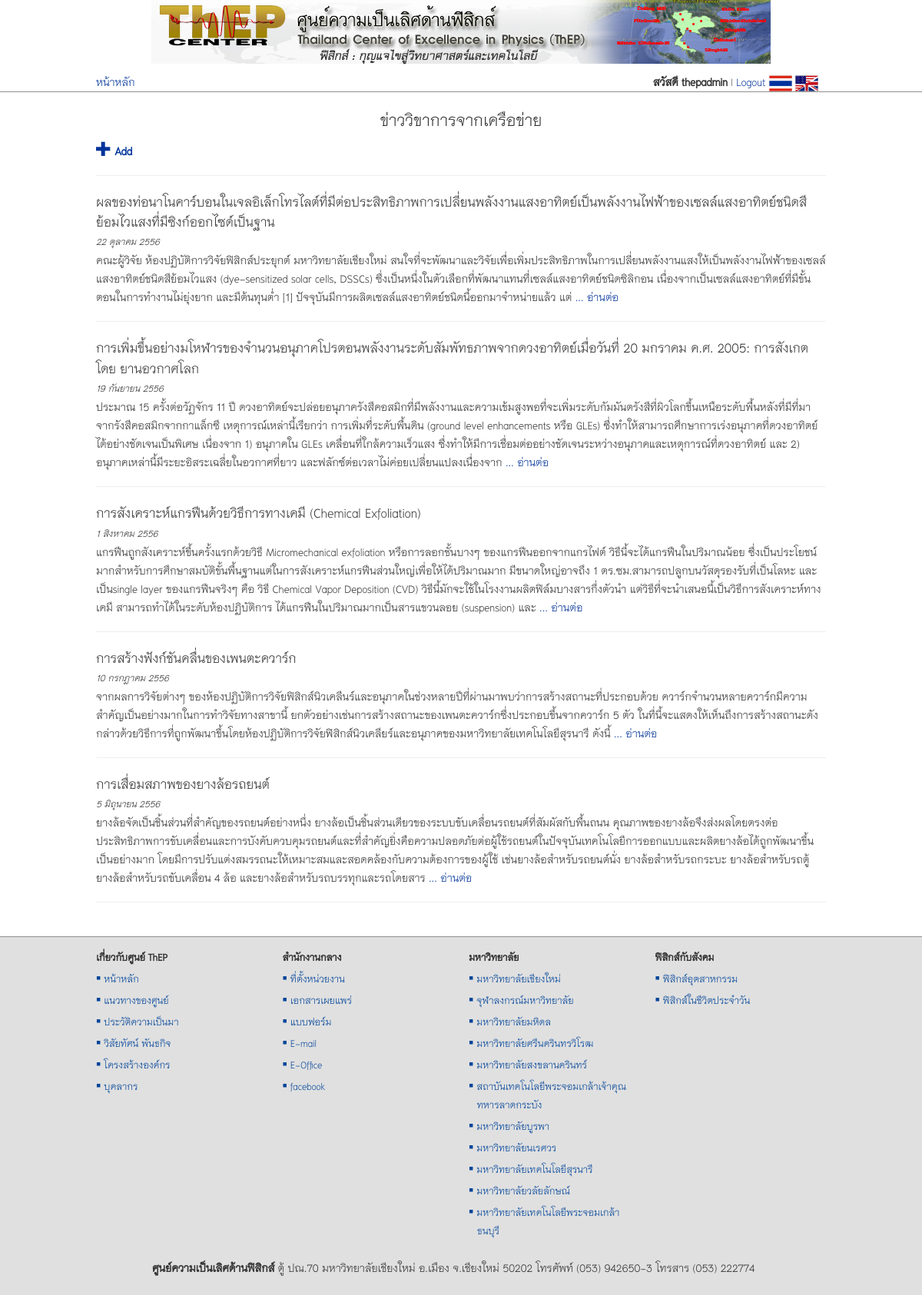
Screenshot of /views/network-academic-news.php (signed in) with the database file from the repository.
### tables this page shows
CREATE TABLE `tb_news` (
  `id` int(11) NOT NULL auto_increment,
  `type` varchar(255) NOT NULL,
  `title` varchar(255) NOT NULL,
  `title_en` varchar(255) NOT NULL,
  `date` varchar(255) NOT NULL,
  `featured_img` varchar(255) NOT NULL,
  `content_short` text NOT NULL,
  `content_short_en` text NOT NULL,
  `content_long` text NOT NULL,
  `content_long_en` text NOT NULL,
  `new` char(1) NOT NULL,
  `picture` varchar(255) NOT NULL,
  `gallery_id` varchar(255) NOT NULL,
  `modified` varchar(255) NOT NULL,
  PRIMARY KEY  (`id`)
);

### src/views/network-academic-news.php (the view, shortened to what this page needs)
<?php
$news_type = 'network-academic';
?>
<link href="../plugins/jqueryui/jquery-ui-1.10.3/themes/base/jquery-ui.css" rel="stylesheet" />
</head>
<body>
    <div class="container">
        <div id="show-news" class="row">
            <?php
            if (isset($_GET['news_id'])) {
                $news_id = $_GET['news_id'];
                $sql = "SELECT * FROM tb_news WHERE id = '$news_id';";
                $result = mysql_query($sql);
                $p = mysql_fetch_array($result);
                if ($p['type'] != 'network-academic') {
                    echo '
                    <script>
                        window.location = "network-academic-news.php";
                    </script>
                    ';
                }
                ?>
                <div class="col-sm-9 col-md-9">
                    <?php
                    echo '
                            <div id="news-' . $p['id'] . '">
                                ';
                    $admin_txt = '
                                <p>
                                    <a id="edit-news" style="cursor: pointer; font-weight: bold;"><span class="glyphicon glyphicon-wrench"></span> Edit</a>
                                </p>
                            ';
                    admin($admin_txt);
                    echo '
                                <h2>' . htmlspecialchars_decode($p['title']) . '</h2>
                                <p><small><em>' . thai_date($p['date']) . '</small></em></p>
                                ' . htmlspecialchars_decode($p['content_long']) . '
                            </div>
                      ';
                    ?>
                    <script>
                        $(function() {
                            $('#edit-news').click(function() {
                                $(document).ajaxStart(function() {
                                    $('#show-news').html("<div class=\"span12 text-center\" ><img src='../images/demo_wait.gif' /></div>");
                                });
                                $.get("<?php controll('edit-network-news'); ?>", {edit_news: "<?php echo $p['id']; ?>"},
                                function(data) {
                                    $('#show-news').html(data);
                                }
                                );
                            });
                        });
                    </script>
                </div>
                <div class="col-sm-3 col-md-3">
                    <h3 class="text-center">ข่าววิชาการฯ ย้อนหลัง</h3>
                    <?php
                    $sql_etc = "SELECT * FROM tb_news
                        WHERE type = 'network-academic'
                        ORDER BY date DESC
                        LIMIT 4;";
                    $re_etc = mysql_query($sql_etc);
                    while ($etc = mysql_fetch_array($re_etc)) {
                        echo '
                    <p><a href="' . $etc['type'] . '-news.php?news_id=' . $etc['id'] . '">' . htmlspecialchars_decode($etc['title']) . '</a></p>
                    <hr>
                    ';
                    }
                    ?>
                    <p><a class="all-title" href="network-academic-news.php"><em>หัวข้อข่าวทั้งหมด</em></a></p>
                </div>
                <?php
            } else {
                ?>
                <div class="col-sm-12 col-md-12">
                    <h2 class="text-center">ข่าววิขาการจากเครือข่าย</h2>
                    <?php
                    $admin_txt = '
                <p>
                    <a id="add-news" style="cursor: pointer; font-weight: bold;"><span class="glyphicon glyphicon-plus"></span> Add</a>
                </p>
                <hr>
                <script>
                        $(function() {
                            $("#add-news").click(function() {
                                $(document).ajaxStart(function() {
                                    $("#show-news").html("<div class=\"span12 text-center\" ><img src=\"../images/demo_wait.gif\"></div>");
                                });
                                $.get("' . controller('add-news') . '", {add_news: "' . $news_type . '"},
                                function(data) {
                                    $("#show-news").html(data);
                                }
                                );
                            });
                        });
                </script>
                            ';
                    $sql = "SELECT * FROM tb_news WHERE type = 'network-academic' ORDER BY date DESC;";
                    $result = mysql_query($sql);
                    $num_news = mysql_num_rows($result);
                    if ($num_news > 0) {
                        while ($p = mysql_fetch_array($result)) {
                            echo '
                            <div id="news-' . $p['id'] . '">
                                <h3 style="display: inline;"><a onclick="window.location=\'?news_id=' . $p['id'] . '\';" style="cursor: pointer;">' . htmlspecialchars_decode($p['title']) . '</a></h3>
                                <p><small><em>' . thai_date($p['date']) . '</em></small></p>
                                <p>' . $p['content_short'] . ' <a href="' . $p['type'] . '-news.php?news_id=' . $p['id'] . '">... อ่านต่อ</a></p>
                            </div>
                            <hr>
                            ';
                        }
                    } else {
                        echo '<h3 class="text-center">ขออภัย ไม่พบข้อมูล</h3>';
                    }
                    ?>
                </div>
                <?php
            }
            ?>
        </div>
    </div>
</body>
</html>

### src/themes/assets/css/docs.css (style rules this page uses)
body { position: relative; padding-top: 50px; }

### src/style/main.css (style rules this page uses)
body { margin: 0; padding: 0; width: 100%; background-color: #FFF; font-family: 'TH Niramit AS'; font-size: 20px; line-height: 24px; color: #333; }
h1, h2, h3, h4, h5, h6, .h1, .h2, .h3, .h4, .h5, .h6 { font-family: 'TH Niramit AS'; font-weight: 400; }
a { text-decoration: none; color: #003399; }
h1 a, h2 a, h3 a, h4 a, h5 a, h6 a, .h1 a, .h2 a, .h3 a, .h4 a, .h5 a, .h6 a { font-weight: 400; color: #333; }
h1, h2, h3 { margin-top: 10px; margin-bottom: 8px; }
p { margin: 0 }
.col-xs-1, .col-xs-2, .col-xs-3, .col-xs-4, .col-xs-5, .col-xs-6, .col-xs-7, .col-xs-8, .col-xs-9, .col-xs-10, .col-xs-11, .col-xs-12, .col-sm-1, .col-sm-2, .col-sm-3, .col-sm-4, .col-sm-5, .col-sm-6, .col-sm-7, .col-sm-8, .col-sm-9, .col-sm-10, .col-sm-11, .col-sm-12, .col-md-1, .col-md-2, .col-md-3, .col-md-4, .col-md-5, .col-md-6, .col-md-7, .col-md-8, .col-md-9, .col-md-10, .col-md-11, .col-md-12, .col-lg-1, .col-lg-2, .col-lg-3, .col-lg-4, .col-lg-5, .col-lg-6, .col-lg-7, .col-lg-8, .col-lg-9, .col-lg-10, .col-lg-11, .col-lg-12 { padding-top: 10px; padding-right: 10px; padding-left: 10px; }
@media (min-width: 1200px) { .container { max-width: 100%; } }
@media (min-width: 1200px) { .container > .row, footer > .row { width: 970px; margin: auto; } }

### rows the page displays
tb_news: title "ผลของท่อนาโนคาร์บอนในเจลอิเล็กโทรไลต์ที่มีต่อประสิทธิภาพการเปลี่ยนพลังงานแสงอาทิตย์เป็นพลังงานไฟฟ้าของเซลล์แสงอาทิตย์ชนิดสีย้อมไวแสงที่มีซิงก์ออกไซด์เป็นฐาน", date "22 ตุลาคม 2556", content_short "คณะผู้วิจัย ห้องปฏิบัติการวิจัยฟิสิกส์ประยุกต์ มหาวิทยาลัยเชียงใหม่ สนใจที่จะพัฒนาและวิจัยเพื่อเพิ่มประสิทธิภาพในการเปลี่ยนพลังงานแสงให้เป็นพลังงานไฟฟ้าของเซลล์แสงอาทิตย์ชนิดสีย้อมไวแสง (dye-sensitized solar cells, DSSCs) ซึ่งเป็นหนึ่งในตัวเลือกที่พัฒนาแทนที่เซลล์แสงอาทิตย์ชนิดซิลิกอน เนื่องจากเป็นเซลล์แสงอาทิตย์ที่มีขั้นตอนในการทำงานไม่ยุ่งยาก และมีต้นทุนต่ำ [1] ปัจจุบันมีการผลิตเซลล์แสงอาทิตย์ชนิดนี้ออกมาจำหน่ายแล้ว แต่"
tb_news: title "การเพิ่มขึ้นอย่างมโหฬารของจำนวนอนุภาคโปรตอนพลังงานระดับสัมพัทธภาพจากดวงอาทิตย์เมื่อวันที่ 20 มกราคม ค.ศ. 2005: การสังเกตโดย ยานอวกาศโลก", date "19 กันยายน 2556", content_short "ประมาณ 15 ครั้งต่อวัฏจักร 11 ปี ดวงอาทิตย์จะปล่อยอนุภาครังสีคอสมิกที่มีพลังงานและความเข้มสูงพอที่จะเพิ่มระดับกัมมันตรังสีที่ผิวโลกขึ้นเหนือระดับพื้นหลังที่มีที่มาจากรังสีคอสมิกจากกาแล็กซี เหตุการณ์เหล่านี้เรียกว่า การเพิ่มที่ระดับพื้นดิน (ground level enhancements หรือ GLEs) ซึ่งทำให้สามารถศึกษาการเร่งอนุภาคที่ดวงอาทิตย์ได้อย่างชัดเจนเป็นพิเศษ เนื่องจาก 1) อนุภาคใน GLEs เคลื่อนที่ใกล้ความเร็วแสง ซึ่งทำให้มีการเชื่อมต่ออย่างชัดเจนระหว่างอนุภาคและเหตุการณ์ที่ดวงอาทิตย์ และ 2) อนุภาคเหล่านี้มีระยะอิสระเฉลี่ยในอวกาศที่ยาว และฟลักซ์ต่อเวลาไม่ค่อยเปลี่ยนแปลงเนื่องจาก"
tb_news: title "การสังเคราะห์แกรฟีนด้วยวิธีการทางเคมี (Chemical Exfoliation)", date "1 สิงหาคม 2556", content_short "แกรฟีนถูกสังเคราะห์ขึ้นครั้งแรกด้วยวิธี Micromechanical exfoliation หรือการลอกชั้นบางๆ ของแกรฟีนออกจากแกรไฟต์ วิธีนี้จะได้แกรฟีนในปริมาณน้อย ซึ่งเป็นประโยชน์มากสำหรับการศึกษาสมบัติขั้นพื้นฐานแต่ในการสังเคราะห์แกรฟีนส่วนใหญ่เพื่อให้ได้ปริมาณมาก มีขนาดใหญ่อาจถึง 1 ตร.ซม.สามารถปลูกบนวัสดุรองรับที่เป็นโลหะ และเป็นsingle layer ของแกรฟีนจริงๆ คือ วิธี Chemical Vapor Deposition (CVD) วิธีนี้มักจะใช้ในโรงงานผลิตฟิล์มบางสารกึ่งตัวนำ แต่วิธีที่จะนำเสนอนี้เป็นวิธีการสังเคราะห์ทางเคมี สามารถทำได้ในระดับห้องปฏิบัติการ ได้แกรฟีนในปริมาณมากเป็นสารแขวนลอย (suspension) และ"
tb_news: title "การสร้างฟังก์ชันคลื่นของเพนตะควาร์ก", date "10 กรกฎาคม 2556", content_short "จากผลการวิจัยต่างๆ ของห้องปฏิบัติการวิจัยฟิสิกส์นิวเคลีนร์และอนุภาคในช่วงหลายปีที่ผ่านมาพบว่าการสร้างสถานะที่ประกอบด้วย ควาร์กจำนวนหลายควาร์กมีความสำคัญเป็นอย่างมากในการทำวิจัยทางสาขานี้ ยกตัวอย่างเช่นการสร้างสถานะของเพนตะควาร์กซึ่งประกอบขึ้นจากควาร์ก 5 ตัว ในที่นี้จะแสดงให้เห็นถึงการสร้างสถานะดังกล่าวด้วยวิธีการที่ถูกพัฒนาขึ้นโดยห้องปฏิบัติการวิจัยฟิสิกส์นิวเคลียร์และอนุภาคของมหาวิทยาลัยเทคโนโลยีสุรนารี ดังนี้"
tb_news: title "การเสื่อมสภาพของยางล้อรถยนต์", date "5 มิถุนายน 2556", content_short "ยางล้อจัดเป็นชิ้นส่วนที่สำคัญของรถยนต์อย่างหนึ่ง ยางล้อเป็นชิ้นส่วนเดียวของระบบขับเคลื่อนรถยนต์ที่สัมผัสกับพื้นถนน คุณภาพของยางล้อจึงส่งผลโดยตรงต่อประสิทธิภาพการขับเคลื่อนและการบังคับควบคุมรถยนต์และที่สำคัญยิ่งคือความปลอดภัยต่อผู้ใช้รถยนต์ในปัจจุบันเทคโนโลยีการออกแบบและผลิตยางล้อได้ถูกพัฒนาขึ้นเป็นอย่างมาก โดยมีการปรับแต่งสมรรถนะให้เหมาะสมและสอดคล้องกับความต้องการของผู้ใช้ เช่นยางล้อสำหรับรถยนต์นั่ง ยางล้อสำหรับรถกระบะ ยางล้อสำหรับรถตู้ ยางล้อสำหรับรถขับเคลื่อน 4 ล้อ และยางล้อสำหรับรถบรรทุกและรถโดยสาร"

### other values shown
$output "สวัสดี thepadmin | Logout"
